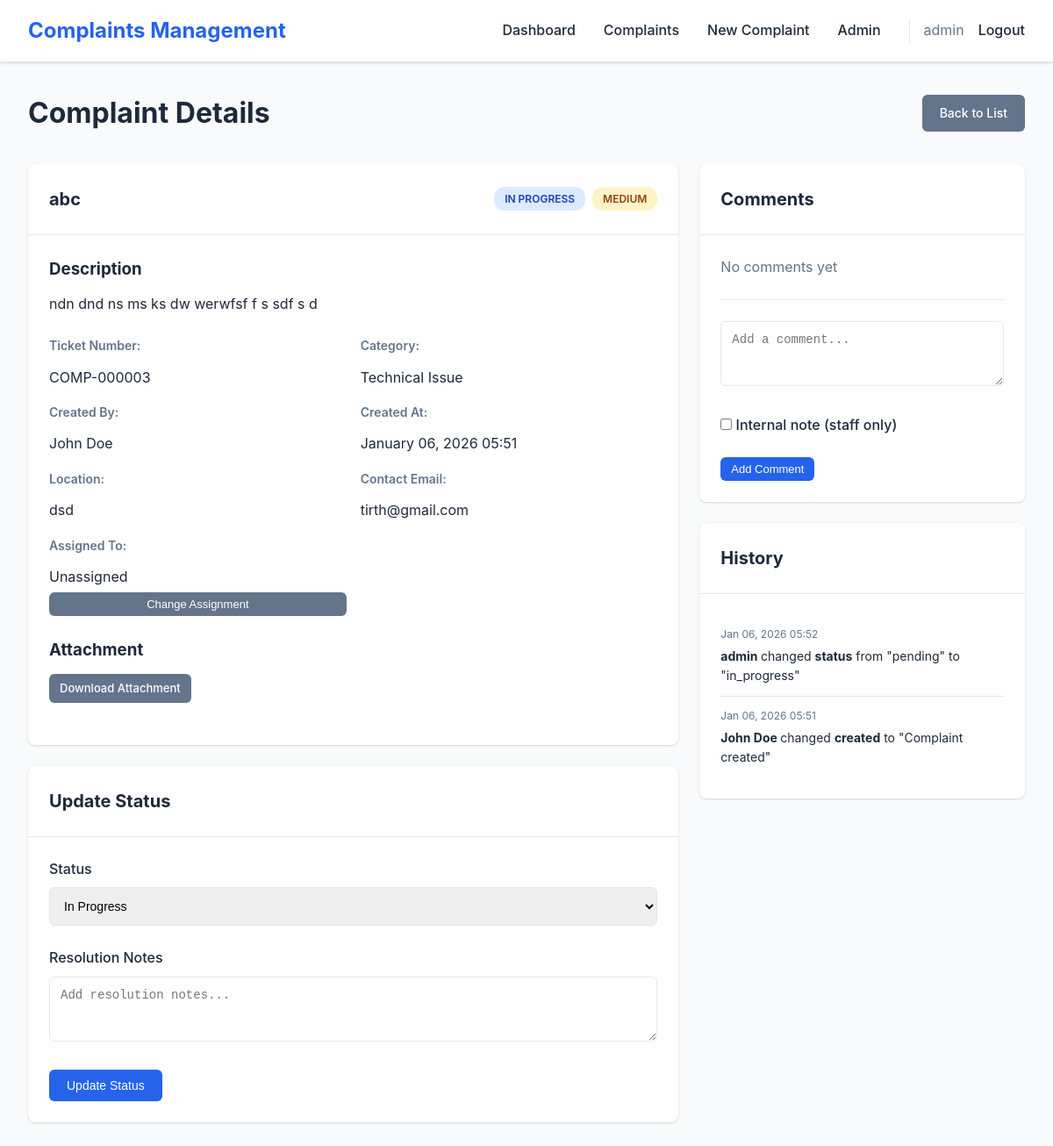
The page /complaint/COMP-000003/ (signed in) on the database its author committed.
### complaints/models.py (models this page shows, shortened)
class Complaint(models.Model):
    STATUS_CHOICES = [
        ('pending', 'Pending'),
        ('in_progress', 'In Progress'),
        ('resolved', 'Resolved'),
        ('closed', 'Closed'),
        ('rejected', 'Rejected'),
    ]
    PRIORITY_CHOICES = [
        ('low', 'Low'),
        ('medium', 'Medium'),
        ('high', 'High'),
        ('urgent', 'Urgent'),
    ]
    ticket_number = models.CharField(max_length=20, unique=True, editable=False)
    title = models.CharField(max_length=200)
    description = models.TextField()
    category = models.ForeignKey(ComplaintCategory, on_delete=models.SET_NULL, null=True, blank=True)
    status = models.CharField(max_length=20, choices=STATUS_CHOICES, default='pending')
    priority = models.CharField(max_length=20, choices=PRIORITY_CHOICES, default='medium')
    created_by = models.ForeignKey(User, on_delete=models.CASCADE, related_name='complaints_created')
    assigned_to = models.ForeignKey(User, on_delete=models.SET_NULL, null=True, blank=True, related_name='complaints_assigned')
    created_at = models.DateTimeField(auto_now_add=True)
    updated_at = models.DateTimeField(auto_now=True)
    resolved_at = models.DateTimeField(null=True, blank=True)
    location = models.CharField(max_length=200, blank=True)
    contact_email = models.EmailField(blank=True)
    contact_phone = models.CharField(max_length=20, blank=True)
    attachment = models.FileField(upload_to='complaint_attachments/', blank=True, null=True)
    resolution_notes = models.TextField(blank=True)
    class Meta:
        ordering = ['-created_at']
        indexes = [
            models.Index(fields=['status']),
            models.Index(fields=['priority']),
            models.Index(fields=['created_at']),
        ]

class ComplaintCategory(models.Model):
    name = models.CharField(max_length=100, unique=True)
    description = models.TextField(blank=True)
    created_at = models.DateTimeField(auto_now_add=True)
    class Meta:
        verbose_name_plural = "Complaint Categories"
        ordering = ['name']

class ComplaintHistory(models.Model):
    complaint = models.ForeignKey(Complaint, on_delete=models.CASCADE, related_name='history')
    changed_by = models.ForeignKey(User, on_delete=models.SET_NULL, null=True)
    field_name = models.CharField(max_length=50)
    old_value = models.CharField(max_length=200, blank=True)
    new_value = models.CharField(max_length=200, blank=True)
    changed_at = models.DateTimeField(auto_now_add=True)
    class Meta:
        ordering = ['-changed_at']
        verbose_name_plural = "Complaint Histories"

### complaints/views.py (the view)
# urls.py: path('complaint/<str:ticket_number>/', views.complaint_detail, name='complaint_detail'),
@login_required
def complaint_detail(request, ticket_number):
    complaint = get_object_or_404(Complaint, ticket_number=ticket_number)
    user = request.user
    if not user.is_staff and complaint.created_by != user:
        messages.error(request, 'You do not have permission to view this complaint.')
        return redirect('complaints_list')
    comments = complaint.comments.all()
    history = complaint.history.all()[:20]
    context = {
        'complaint': complaint,
        'comments': comments,
        'history': history,
        'is_staff': user.is_staff,
        'can_edit': user.is_staff or complaint.created_by == user,
        'status_choices': Complaint.STATUS_CHOICES,
        'priority_choices': Complaint.PRIORITY_CHOICES,
    }
    return render(request, 'complaints/complaint_detail.html', context)

### templates/complaints/complaint_detail.html (shortened to what this page needs)
{% extends 'complaints/base.html' %}
{% block content %}
<div class="page-container">
    <div class="page-header">
        <h1>Complaint Details</h1>
        <a href="{% url 'complaints_list' %}" class="btn btn-secondary">Back to List</a>
    </div>
    <div class="complaint-detail-grid">
        <div class="complaint-main">
            <div class="card">
                <div class="card-header">
                    <h2>{{ complaint.title }}</h2>
                    <div class="complaint-meta">
                        <span class="status-badge status-{{ complaint.status }}">{{ complaint.get_status_display }}</span>
                        <span class="priority-badge priority-{{ complaint.priority }}">{{ complaint.get_priority_display }}</span>
                    </div>
                </div>
                <div class="card-body">
                    <div class="detail-section">
                        <h3>Description</h3>
                        <p>{{ complaint.description|linebreaks }}</p>
                    </div>
                    <div class="detail-row">
                        <div class="detail-item">
                            <label>Ticket Number:</label>
                            <span>{{ complaint.ticket_number }}</span>
                        </div>
                        <div class="detail-item">
                            <label>Category:</label>
                            <span>{{ complaint.category.name|default:"N/A" }}</span>
                        </div>
                        <div class="detail-item">
                            <label>Created By:</label>
                            <span>{{ complaint.created_by.get_full_name|default:complaint.created_by.username }}</span>
                        </div>
                        <div class="detail-item">
                            <label>Created At:</label>
                            <span>{{ complaint.created_at|date:"F d, Y H:i" }}</span>
                        </div>
                        {% if complaint.location %}
                        <div class="detail-item">
                            <label>Location:</label>
                            <span>{{ complaint.location }}</span>
                        </div>
                        {% endif %}
                        {% if complaint.contact_email %}
                        <div class="detail-item">
                            <label>Contact Email:</label>
                            <span>{{ complaint.contact_email }}</span>
                        </div>
                        {% endif %}
                        {% if is_staff %}
                        <div class="detail-item">
                            <label>Assigned To:</label>
                            <span id="assigned-user">
                                {% if complaint.assigned_to %}
                                    {{ complaint.assigned_to.get_full_name|default:complaint.assigned_to.username }}
                                {% else %}
                                    Unassigned
                                {% endif %}
                            </span>
                            <button id="assign-btn" class="btn btn-sm btn-secondary">Change Assignment</button>
                        </div>
                        {% endif %}
                    </div>
                    {% if complaint.attachment %}
                    <div class="detail-section">
                        <h3>Attachment</h3>
                        <a href="{{ complaint.attachment.url }}" target="_blank" class="btn btn-sm btn-secondary">Download Attachment</a>
                    </div>
                    {% endif %}
                </div>
            </div>
            {% if is_staff %}
            <div class="card">
                <div class="card-header">
                    <h3>Update Status</h3>
                </div>
                <div class="card-body">
                    <form id="statusForm">
                        <div class="form-group">
                            <label>Status</label>
                            <select id="status-select" class="form-control">
                                {% for value, label in status_choices %}
                                <option value="{{ value }}" {% if complaint.status == value %}selected{% endif %}>{{ label }}</option>
                                {% endfor %}
                            </select>
                        </div>
                        <div class="form-group">
                            <label>Resolution Notes</label>
                            <textarea id="resolution-notes" class="form-control" rows="3" placeholder="Add resolution notes...">{{ complaint.resolution_notes }}</textarea>
                        </div>
                        <button type="submit" class="btn btn-primary">Update Status</button>
                    </form>
                </div>
            </div>
            {% endif %}
        </div>
        <div class="complaint-sidebar">
            <div class="card">
                <div class="card-header">
                    <h3>Comments</h3>
                </div>
                <div class="card-body">
                    <div id="comments-list">
                        {% for comment in comments %}
                        <div class="comment-item {% if comment.is_internal %}comment-internal{% endif %}">
                            <div class="comment-header">
                                <strong>{{ comment.user.get_full_name|default:comment.user.username }}</strong>
                                {% if comment.is_internal %}
                                <span class="badge badge-info">Internal</span>
                                {% endif %}
                                <span class="comment-time">{{ comment.created_at|date:"M d, Y H:i" }}</span>
                            </div>
                            <div class="comment-body">{{ comment.comment|linebreaks }}</div>
                        </div>
                        {% empty %}
                        <p class="text-muted">No comments yet</p>
                        {% endfor %}
                    </div>
                    <form id="commentForm" class="comment-form">
                        <div class="form-group">
                            <textarea id="comment-text" class="form-control" rows="3" placeholder="Add a comment..." required></textarea>
                        </div>
                        {% if is_staff %}
                        <div class="form-group">
                            <label>
                                <input type="checkbox" id="is-internal"> Internal note (staff only)
                            </label>
                        </div>
                        {% endif %}
                        <button type="submit" class="btn btn-primary btn-sm">Add Comment</button>
                    </form>
                </div>
            </div>
            <div class="card">
                <div class="card-header">
                    <h3>History</h3>
                </div>
                <div class="card-body">
                    <div class="history-list">
                        {% for entry in history %}
                        <div class="history-item">
                            <div class="history-time">{{ entry.changed_at|date:"M d, Y H:i" }}</div>
                            <div class="history-detail">
                                <strong>
                                    {% if entry.changed_by %}
                                        {{ entry.changed_by.get_full_name|default:entry.changed_by.username }}
                                    {% else %}
                                        System
                                    {% endif %}
                                </strong>
                                changed <strong>{{ entry.field_name }}</strong>
                                {% if entry.old_value and entry.new_value %}
                                from "{{ entry.old_value }}" to "{{ entry.new_value }}"
                                {% elif entry.new_value %}
                                to "{{ entry.new_value }}"
                                {% endif %}
                            </div>
                        </div>
                        {% empty %}
                        <p class="text-muted">No history available</p>
                        {% endfor %}
                    </div>
                </div>
            </div>
        </div>
    </div>
</div>
{% endblock %}

### templates/complaints/base.html (shortened to what this page needs)
<!DOCTYPE html>
<html lang="en">
<head>
    <link rel="stylesheet" href="/static/css/style.css">
</head>
<body>
    {% if user.is_authenticated %}
    <nav class="navbar">
        <div class="nav-container">
            <div class="nav-brand">
                <h2>Complaints Management</h2>
            </div>
            <ul class="nav-menu">
                <li><a href="{% url 'dashboard' %}">Dashboard</a></li>
                <li><a href="{% url 'complaints_list' %}">Complaints</a></li>
                <li><a href="{% url 'create_complaint' %}">New Complaint</a></li>
                {% if user.is_staff %}
                <li><a href="/admin/">Admin</a></li>
                {% endif %}
                <li class="nav-user">
                    <span>{{ user.get_full_name|default:user.username }}</span>
                    <a href="{% url 'logout' %}">Logout</a>
                </li>
            </ul>
        </div>
    </nav>
    {% endif %}
    <main class="main-content">
        {% block content %}{% endblock %}
    </main>
</body>
</html>

### rows shown on the page
Complaint: title "abc", status "IN PROGRESS", priority "MEDIUM", description "ndn dnd ns ms ks dw werwfsf f s sdf s d", ticket_number "COMP-000003", category.name "Technical Issue", created_by.get_full_name "John Doe", created_at "January 06, 2026 05:51", location "dsd", contact_email "tirth@gmail.com", status "In Progress"
ComplaintHistory: changed_at "Jan 06, 2026 05:52", changed_by.get_full_name "admin", field_name "status", old_value "pending", new_value "in_progress"
ComplaintHistory: changed_at "Jan 06, 2026 05:51", changed_by.get_full_name "John Doe", field_name "created", new_value "Complaint created"

### other values the page prints
{{ user.get_full_name|default:user.username }} "admin"
